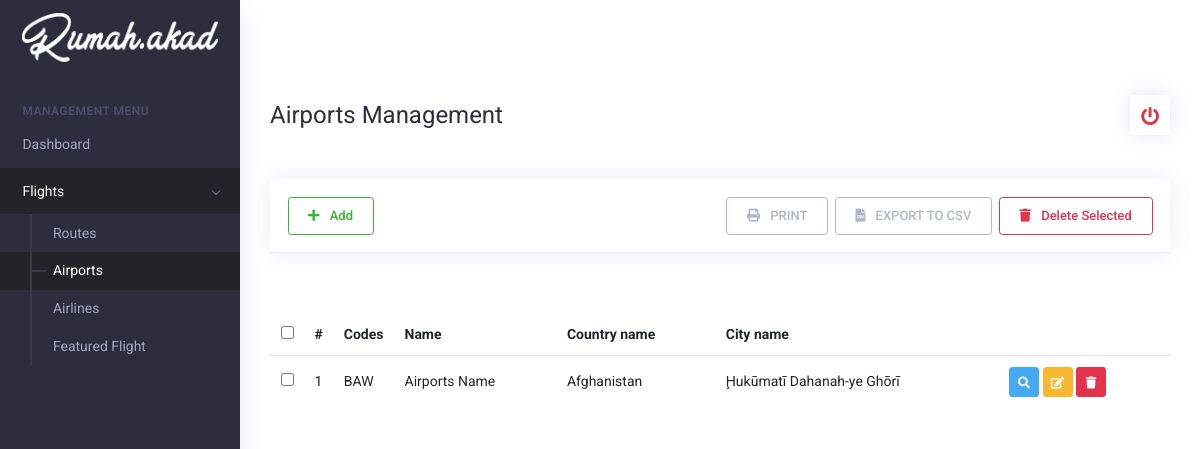
Screenshot of /airports with the database file from the repository.
### tables this page shows
CREATE TABLE `airports` (
  `id_airports` varchar(15) NOT NULL,
  `airports` varchar(75) NOT NULL,
  `code` varchar(3) NOT NULL,
  `citycode` varchar(3) NOT NULL,
  `cityname` varchar(25) NOT NULL,
  `countryname` varchar(25) NOT NULL,
  `countrycode` varchar(3) NOT NULL,
  `timezone` char(2) NOT NULL,
  `lat` char(15) NOT NULL,
  `lon` char(15) NOT NULL,
  `create_at` datetime NOT NULL DEFAULT current_timestamp()
);

### application/controllers/Main.php (called while the page is built, shortened)
<?php
class Main extends CI_Controller
{
	function index()
	{
		if (isset($_GET['action'])) {
			switch ($_GET['action']) {
				case 'airlines':
					if (isset($_GET['edit'])) {
						$where = array(
							'id_airlines' => $_GET['edit']
						);
						$get_data = $this->model->show_data('airlines', $where);
						if ($get_data->num_rows() > 0) {
							$data = array(
								'title' => 'Airlines Management',
								'data' => $get_data
							);
							$this->load->view('form/airlines', $data);
						}
					} else {
						$data = array(
							'title' => 'Airlines Management',
						);
						$this->load->view('form/airlines', $data);
					}
					break;
				case 'airports':
					if (isset($_GET['edit'])) {
						$where = array(
							'id_airports' => $_GET['edit']
						);
						$get_air =  $this->model->show_data('airports', $where);
						if ($get_air->num_rows() > 0) {
							$data = array(
								'title' => 'Airports Management',
								'data' => $get_air,
							);
							$this->load->view('form/airports', $data);
						}
					} else {
						$data = array(
							'title' => 'Airports Management',
						);
						$this->load->view('form/airports', $data);
					}
					break;
				case 'routes':
					if (isset($_GET['edit'])) {
						$where = array(
							'id_routes' => $_GET['edit']
						);
						$get_rout =  $this->model->show_data('main_routes', $where);
						if ($get_rout->num_rows() > 0) {
							$data = array(
								'title' => 'Routes Management',
								'data' => $this->get_routes($_GET['edit']),
								'airlines' => $this->model->show_data('airlines', null, 'airlines', 'ASC'),
								'airports' => $this->model->show_data('airports', null, 'airports', 'ASC')
							);
							$this->load->view('form/routes', $data);
						}
					} else {
						$data = array(
							'title' => 'Routes Management',
							'airlines' => $this->model->show_data('airlines', null, 'airlines', 'ASC'),
							'airports' => $this->model->show_data('airports', null, 'airports', 'ASC')
						);
						$this->load->view('form/routes', $data);
					}
					break;
				case 'price':
					$where = array(
						'flight' => $_GET['data']
					);
					$data = array(
						'title' => 'Flight Price',
						'data' => $this->model->show_data('price', $where)
					);
					$this->load->view('menu/price', $data);
					break;
			}
		} else {
			switch ($this->uri->segment(1)) {
				case 'airports':
					$data = array(
						'title' => 'Airports Management',
						'data' => $this->model->show_data('airports')
					);
					$this->load->view('menu/airports', $data);
					break;
			}
		}
	}
}

### index.php (called while the page is built, shortened)
<?php
require_once BASEPATH.'core/CodeIgniter.php';

### application/models/Model.php (called while the page is built, shortened)
<?php
class Model extends CI_Model
{
	public function show_data($table, $where = null, $field = null, $order = null, $limit = null)
	{
		return $this->db->get($table);
	}
}

### application/views/menu/airports.php (the view, shortened to what this page needs)
<body data-name="airports">
	<div class="app">
		<div class="app-wrap">
			<div class="app-container">
				<div class="app-main" id="main">
					<div class="container-fluid">
						<div class="row">
							<div class="col-md-12 mb-30">
								<div class="d-block d-lg-flex d-flex flex-nowrap align-items-center mb-3">
									<div class="page-title mr-2 pr-2 ">
										<h1>
											<?= $title ?>
										</h1>
									</div>
									<div class="ml-auto d-flex align-items-center secondary-menu text-center">
										<a href="javascript:void(0);" class="tooltip-wrapper" data-toggle="tooltip" data-placement="top" title="" data-original-title="Log out">
											<i class="fa fa-power-off btn btn-icon text-danger"></i>
										</a>
									</div>
								</div>
							</div>
							<div class="col-md-12 mb-30">
								<div class="card">
									<div class="card-header">
										<div class="d-block d-lg-flex flex-nowrap align-items-center">
											<div class="page-title mr-4">
												<button class="btn-add btn btn-outline-success">
													<i class="fa fa-plus mr-2"></i>
													Add
												</button>
											</div>
											<div class="ml-auto d-flex align-items-center secondary-menu text-center">
												<button data-url="print?data=airports" data-valid="false" class="button-direct btn btn-outline-light">
													<i class="fa fa-print mr-2"></i>
													PRINT
												</button>
												<button data-name="airports" class="button-csv ml-2 mr-2 btn btn-outline-light">
													<i class="fas fa-file-csv mr-2"></i>
													EXPORT TO CSV
												</button>
												<button data-name="airports_check" data-url="post?action=airports&multiple=true" class="button-del-selected btn btn-outline-danger">
													<i class="fa fa-trash mr-2"></i>
													Delete Selected
												</button>
											</div>
										</div>
									</div>
								</div>
							</div>
							<div class="col-md-12">
								<div class="data-export dataTables_wrapper table table-hover table-responsive">
									<table data-url="airlines?data=true" data-id="table-airlines" id="data-table" class="display compact table ">
										<thead>
											<tr>
												<th width="10px"><input type="checkbox" class="checkbox-selected" name="" id=""></th>
												<th width="10px">#</th>
												<th width="40px">Codes</th>
												<th>Name</th>
												<th>Country name</th>
												<th>City name</th>
												<th></th>
											</tr>
										</thead>
										<tbody>
											<?php
											$no = 1;
											foreach ($data->result() as $dt) {
											?>
												<tr>
													<td><input type="checkbox" class="input-check" name="airports_check[]" value="<?= $dt->id_airports ?>"></td>
													<td><?= $no ?></td>
													<td><?= $dt->code ?></td>
													<td><?= $dt->airports ?></td>
													<td><?= $dt->countryname ?></td>
													<td><?= $dt->cityname ?></td>
													<td>
														<button data-type="POST" data-modal="preview" data-id="<?= $dt->id_airports ?>" data-url="post?action=airports&preview=true" class="button-preview btn btn-icon btn-info btn-sm">
															<i class="fa fa-search"></i>
														</button>
														<a href="?action=airports&edit=<?= $dt->id_airports ?>" class="btn btn-icon btn-warning btn-sm">
															<i class="fa fa-edit"></i>
														</a>
														<button data-target="airports" data-id="<?= $dt->id_airports ?>" data-url="post?action=airports&delete=true" class="button-delete btn btn-icon btn-danger btn-sm">
															<i class="fa fa-trash"></i>
														</button>
													</td>
												</tr>
											<?php
												$no++;
											}
											?>
										</tbody>
									</table>
								</div>
							</div>
						</div>
					</div>
				</div>
			</div>
		</div>
	</div>

### assets/css/custom.css (style rules this page uses)
body { background: #fff; }
.page-title h1 { font-weight: 400; }
.dataTables_wrapper { background-color: #fff; border: 0px #e7e7e7 solid; }
.table thead th { border:none; }
.table tbody tr, .table thead tr { justify-content: center; align-items: center; }
.container-fluid { max-width: 1400px; margin: 0 auto; background-color: #ffffff; padding-right: 30px; min-height: 100vh; width: 100%; z-index: 5; float: unset; }

### rows the page displays
airports: code "BAW", airports "Airports Name", countryname "Afghanistan", cityname "Ḩukūmatī Dahanah-ye Ghōrī"

### other values shown
$title "Airports Management"
